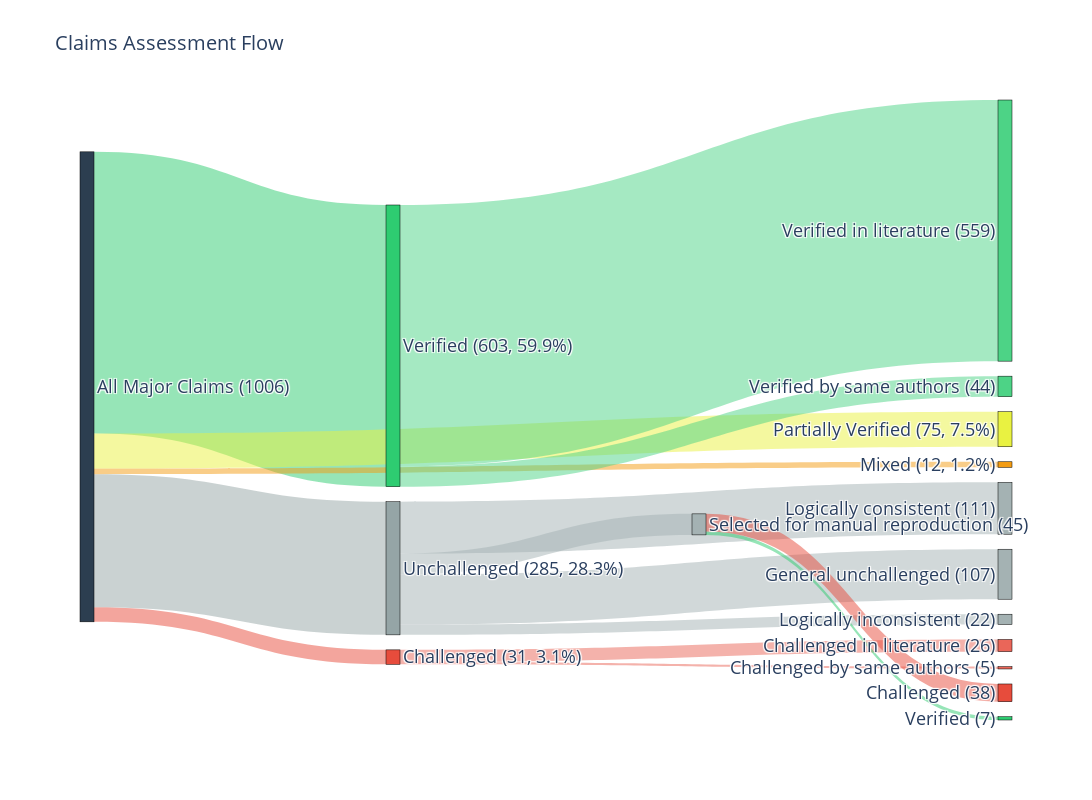

Notebook code for this chart:
### Code cell
# Create Sankey diagram
to_plot = major_claims_df[["assertion_type", "label", "assessment_type", "rank_assessment_type"]]
fig = plot_info.create_sankey_diagram(to_plot)
fig.show()
fig.write_html('figures/fig1_claims_sankey.html')

### Figure 1 — Plotly figure (JSON) as saved in the notebook; plotly's stock layout.template omitted (floating-point values rounded to 4 significant figures)
{"data": [{"link": {"color": ["rgba(46, 204, 113, 0.5)", "rgba(231, 76, 60, 0.5)", "rgba(149, 165, 166, 0.5)", "rgba(243, 156, 18, 0.5)", "rgba(233, 242, 65, 0.5)", "rgba(77, 211, 134, 0.5)", "rgba(77, 211, 134, 0.5)", "rgba(234, 102, 89, 0.5)", "rgba(234, 102, 89, 0.5)", "rgba(164, 178, 179, 0.5)", "rgba(164, 178, 179, 0.5)", "rgba(164, 178, 179, 0.5)", "rgba(164, 178, 179, 0.5)", "rgba(46, 204, 113, 0.5)", "rgba(231, 76, 60, 0.5)"], "source": [0, 0, 0, 0, 0, 1, 1, 2, 2, 3, 3, 3, 3, 13, 13], "target": [1, 2, 3, 4, 5, 6, 7, 8, 9, 10, 11, 12, 13, 14, 15], "value": [603, 31, 285, 12, 75, 559, 44, 26, 5, 111, 22, 107, 45, 7, 38]}, "node": {"color": ["#2c3e50", "#2ecc71", "#e74c3c", "#95a5a6", "#f39c12", "#e9f241", "#4dd386", "#4dd386", "#ea6659", "#ea6659", "#a4b2b3", "#a4b2b3", "#a4b2b3", "#a4b2b3", "#2ecc71", "#e74c3c"], "label": ["All Major Claims (1006)", "Verified (603, 59.9%)", "Challenged (31, 3.1%)", "Unchallenged (285, 28.3%)", "Mixed (12, 1.2%)", "Partially Verified (75, 7.5%)", "Verified in literature (559)", "Verified by same authors (44)", "Challenged in literature (26)", "Challenged by same authors (5)", "Logically consistent (111)", "Logically inconsistent (22)", "General unchallenged (107)", "Selected for manual reproduction (45)", "Verified (7)", "Challenged (38)"], "line": {"color": "black", "width": 0.5}, "pad": 15, "thickness": 14}, "type": "sankey"}], "layout": {"font": {"size": 18}, "height": 800, "paper_bgcolor": "white", "plot_bgcolor": "white", "showlegend": false, "title": {"font": {"size": 20}, "text": "Claims Assessment Flow"}, "width": 1200}}
